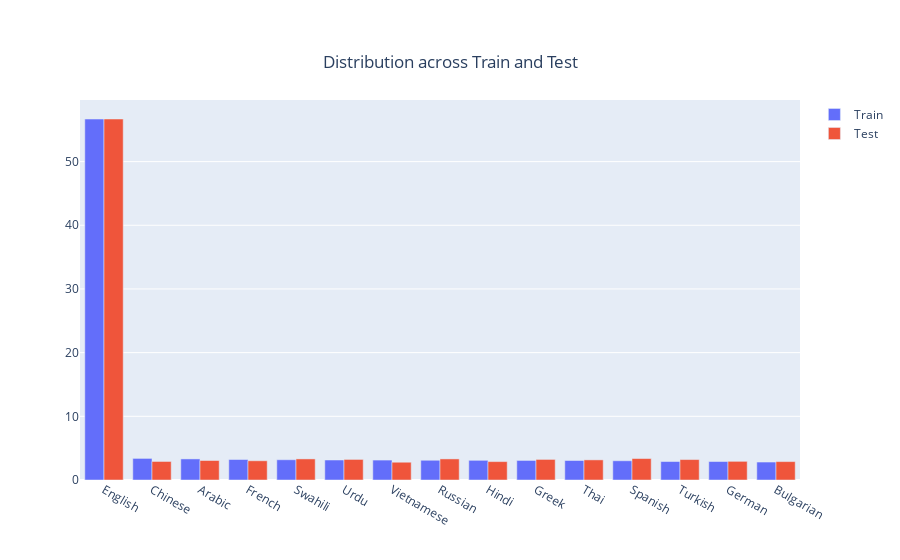

The cell this chart's notebook holds for it:
### Code cell
fig = go.Figure(data=[
    go.Bar(name='Train', x=Languages.Type, y=Languages.Count),
    go.Bar(name='Test', x=Languages_test.Type, y=Languages_test.Count)
])
# Change the bar mode
fig.update_layout(barmode='group',title={
                    'text': "Distribution across Train and Test",
                    'y':0.9,
                    'x':0.5,
                    'xanchor': 'center',
                    'yanchor': 'top'})
fig.show()

### Figure 1 — Plotly figure (JSON) as saved in the notebook; plotly's stock layout.template omitted (floating-point values rounded to 4 significant figures)
{"data": [{"name": "Train", "type": "bar", "x": ["English", "Chinese", "Arabic", "French", "Swahili", "Urdu", "Vietnamese", "Russian", "Hindi", "Greek", "Thai", "Spanish", "Turkish", "German", "Bulgarian"], "y": [56.68, 3.39, 3.31, 3.22, 3.18, 3.14, 3.13, 3.1, 3.09, 3.07, 3.06, 3.02, 2.9, 2.9, 2.82]}, {"name": "Test", "type": "bar", "x": ["English", "Spanish", "Russian", "Swahili", "Urdu", "Greek", "Turkish", "Thai", "Arabic", "French", "German", "Chinese", "Hindi", "Bulgarian", "Vietnamese"], "y": [56.69, 3.37, 3.31, 3.31, 3.23, 3.23, 3.21, 3.16, 3.06, 3.02, 2.93, 2.91, 2.89, 2.89, 2.79]}], "layout": {"barmode": "group", "title": {"text": "Distribution across Train and Test", "x": 0.5, "xanchor": "center", "y": 0.9, "yanchor": "top"}}}
